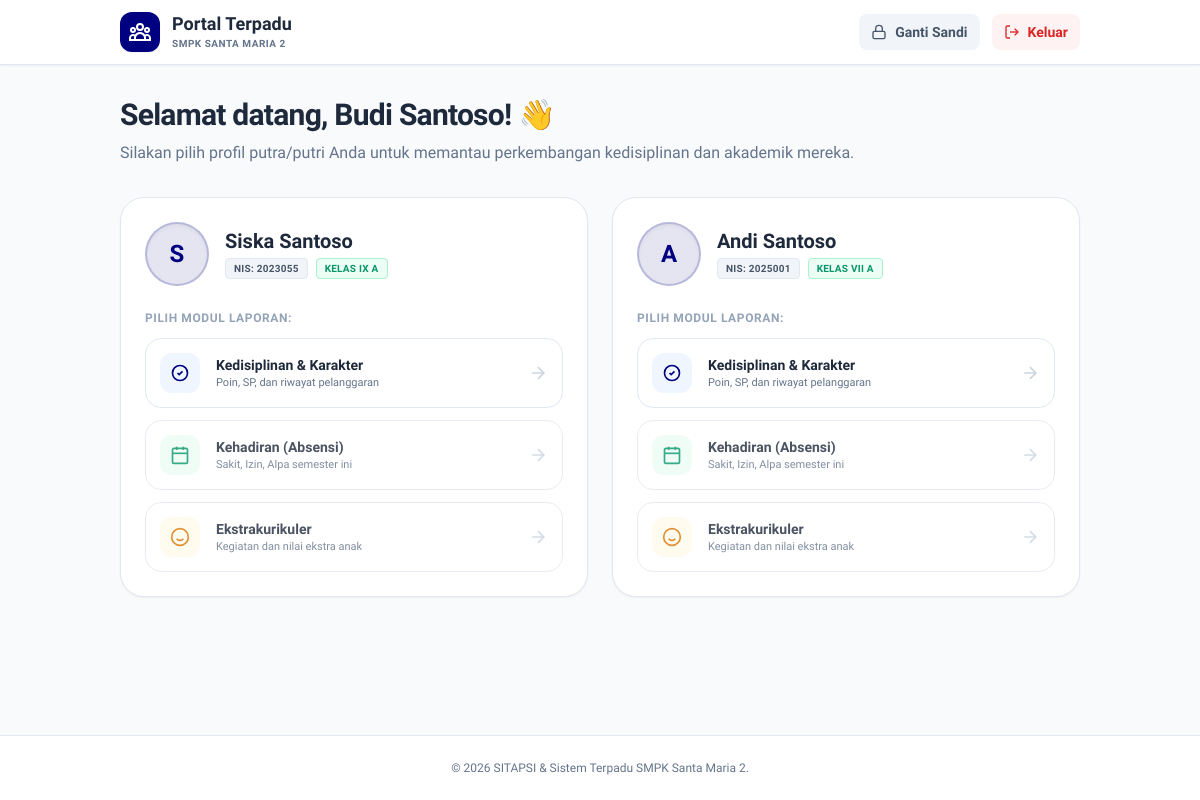
The app's page /views/ortu/dashboard.php (signed in) with its own data.
### tables this page shows
CREATE TABLE tb_siswa (
    no_induk VARCHAR(50) PRIMARY KEY,
    nama_siswa VARCHAR(100) NOT NULL,
    jenis_kelamin ENUM('L', 'P') NOT NULL,
    kota VARCHAR(100),
    tanggal_lahir DATE,
    alamat TEXT,
    nama_ayah VARCHAR(150),
    pekerjaan_ayah VARCHAR(100),
    nama_ibu VARCHAR(150),
    pekerjaan_ibu VARCHAR(100),
    no_hp_ortu VARCHAR(15),  
    id_ortu INT NULL,  
    status_aktif ENUM('Aktif', 'Lulus', 'Keluar', 'Dikeluarkan') DEFAULT 'Aktif'
);

CREATE TABLE tb_kelas (
    id_kelas INT AUTO_INCREMENT PRIMARY KEY,
    nama_kelas VARCHAR(10) NOT NULL,  
    tingkat INT NOT NULL  
);

### config/database.php (called while the page is built, shortened)
<?php
function getDBConnection()
{
    static $pdo = null;
    if ($pdo === null) {
        try {
            $dsn = "mysql:host=" . DB_HOST . ";dbname=" . DB_NAME . ";charset=" . DB_CHARSET;
            $options = [
                PDO::ATTR_ERRMODE => PDO::ERRMODE_EXCEPTION,
                PDO::ATTR_DEFAULT_FETCH_MODE => PDO::FETCH_ASSOC,
                PDO::ATTR_EMULATE_PREPARES => false,
                PDO::MYSQL_ATTR_INIT_COMMAND => "SET NAMES " . DB_CHARSET
            ];
            $pdo = new PDO($dsn, DB_USER, DB_PASS, $options);
        } catch (PDOException $e) {
            error_log("Database Connection Error: " . $e->getMessage());
            die("Koneksi database gagal. Silakan hubungi administrator.");
        }
    }
    return $pdo;
}
function executeQuery($sql, $params = [])
{
    $pdo = getDBConnection();
    $stmt = $pdo->prepare($sql);
    $stmt->execute($params);
    return $stmt;
}
function fetchOne($sql, $params = [])
{
    $stmt = executeQuery($sql, $params);
    return $stmt->fetch();
}
function fetchAll($sql, $params = [])
{
    $stmt = executeQuery($sql, $params);
    return $stmt->fetchAll();
}
?>

### views/ortu/dashboard.php (the view, shortened to what this page needs)
<?php
require_once '../../config/database.php';
$id_ortu = $_SESSION['ortu_id'];
$nama_ortu = $_SESSION['nama_user'];
$tahun_aktif = fetchOne("SELECT id_tahun, nama_tahun, semester_aktif FROM tb_tahun_ajaran WHERE status = 'Aktif' LIMIT 1");
$anak_list = [];
if ($tahun_aktif) {
    $anak_list = fetchAll("
        SELECT
            s.no_induk,
            s.nama_siswa,
            s.jenis_kelamin,
            k.nama_kelas
        FROM tb_siswa s
        LEFT JOIN tb_anggota_kelas a ON s.no_induk = a.no_induk AND a.id_tahun = :id_tahun
        LEFT JOIN tb_kelas k ON a.id_kelas = k.id_kelas
        WHERE s.id_ortu = :id_ortu AND s.status_aktif = 'Aktif'
        ORDER BY s.tanggal_lahir ASC -- Urutkan dari kakak (paling tua) ke adik
    ", [
        'id_tahun' => $tahun_aktif['id_tahun'],
        'id_ortu' => $id_ortu
    ]);
}
?>
<!DOCTYPE html>
<html lang="id">
<head>
    <script src="https://cdn.tailwindcss.com"></script>
</head>
<body class="bg-slate-50 min-h-screen flex flex-col">
    <nav class="bg-white border-b border-slate-200 sticky top-0 z-50 shadow-sm">
        <div class="max-w-5xl mx-auto px-4 sm:px-6 lg:px-8">
            <div class="flex justify-between h-16 items-center">
                <div class="flex items-center space-x-3">
                    <div class="w-10 h-10 bg-[#000080] rounded-xl flex items-center justify-center text-white shadow-sm">
                    </div>
                    <div>
                        <h1 class="text-lg font-extrabold text-slate-800 leading-tight">Portal Terpadu</h1>
                        <p class="text-[10px] font-bold text-slate-500 uppercase tracking-wider hidden sm:block">SMPK Santa Maria 2</p>
                    </div>
                </div>
                <div class="flex items-center space-x-2 sm:space-x-3">
                    <button onclick="openPasswordModal()" class="flex items-center px-3 py-2 text-sm font-bold text-slate-600 bg-slate-100 hover:bg-slate-200 rounded-lg transition-colors">
                        <svg class="w-4 h-4 sm:mr-2" fill="none" stroke="currentColor" viewBox="0 0 24 24" stroke-width="2"><rect x="3" y="11" width="18" height="11" rx="2" ry="2"></rect><path d="M7 11V7a5 5 0 0 1 10 0v4"></path></svg>
                        <span class="hidden sm:inline">Ganti Sandi</span>
                    </button>
                    <a href="../../actions/logout_ortu.php" onclick="return confirm('Yakin ingin keluar dari portal?')" class="flex items-center px-3 py-2 text-sm font-bold text-red-600 bg-red-50 hover:bg-red-100 rounded-lg transition-colors">
                        <svg class="w-4 h-4 sm:mr-2" fill="none" stroke="currentColor" viewBox="0 0 24 24" stroke-width="2"><path d="M9 21H5a2 2 0 0 1-2-2V5a2 2 0 0 1 2-2h4"></path><polyline points="16 17 21 12 16 7"></polyline><line x1="21" y1="12" x2="9" y2="12"></line></svg>
                        <span class="hidden sm:inline">Keluar</span>
                    </a>
                </div>
            </div>
        </div>
    </nav>
    <main class="flex-1 max-w-5xl mx-auto w-full px-4 sm:px-6 lg:px-8 py-8">
        <div class="mb-8">
            <h2 class="text-3xl font-extrabold text-slate-800 tracking-tight">Selamat datang, <?= htmlspecialchars($nama_ortu) ?>! 👋</h2>
            <p class="text-slate-500 font-medium mt-2 text-sm lg:text-base">Silakan pilih profil putra/putri Anda untuk memantau perkembangan kedisiplinan dan akademik mereka.</p>
        </div>
        <?php if (empty($anak_list)): ?>
            <div class="bg-white border border-slate-200 rounded-2xl p-10 text-center shadow-sm">
                <div class="w-20 h-20 bg-slate-100 rounded-full flex items-center justify-center mx-auto mb-4 text-slate-400">
                    <svg class="w-10 h-10" fill="none" stroke="currentColor" viewBox="0 0 24 24"><path stroke-linecap="round" stroke-linejoin="round" stroke-width="2" d="M12 4.354a4 4 0 110 5.292M15 21H3v-1a6 6 0 0112 0v1zm0 0h6v-1a6 6 0 00-9-5.197M13 7a4 4 0 11-8 0 4 4 0 018 0z"></path></svg>
                </div>
                <h3 class="text-lg font-extrabold text-slate-800 mb-2">Belum Ada Data Anak</h3>
                <p class="text-slate-500 text-sm">Akun Anda belum terhubung dengan data siswa mana pun. Silakan hubungi Wali Kelas atau Admin Tata Usaha sekolah untuk menautkan data.</p>
            </div>
        <?php else: ?>
            <div class="grid grid-cols-1 md:grid-cols-2 gap-6">
                <?php foreach ($anak_list as $anak): ?>
                <div class="bg-white border border-slate-200 rounded-3xl p-6 shadow-sm hover:shadow-md transition-shadow relative overflow-hidden group">
                    <div class="absolute top-0 right-0 w-32 h-32 bg-slate-50 rounded-full transform translate-x-10 -translate-y-10 group-hover:scale-150 transition-transform duration-500 ease-out -z-10"></div>
                    <div class="flex items-center space-x-4 mb-6 relative z-10">
                        <div class="w-16 h-16 bg-[#000080]/10 border-2 border-[#000080]/20 rounded-full flex items-center justify-center text-[#000080] font-extrabold text-2xl shadow-inner flex-shrink-0 overflow-hidden">
                            <?= strtoupper(substr($anak['nama_siswa'], 0, 1)) ?>
                        </div>
                        <div>
                            <h3 class="text-xl font-extrabold text-slate-800 leading-tight"><?= htmlspecialchars($anak['nama_siswa']) ?></h3>
                            <div class="flex items-center mt-1 space-x-2">
                                <span class="px-2 py-0.5 bg-slate-100 text-slate-600 rounded text-[10px] font-bold uppercase tracking-wide border border-slate-200">NIS: <?= htmlspecialchars($anak['no_induk']) ?></span>
                                <span class="px-2 py-0.5 <?= $anak['nama_kelas'] ? 'bg-emerald-50 text-emerald-600 border-emerald-200' : 'bg-red-50 text-red-600 border-red-200' ?> rounded text-[10px] font-bold uppercase tracking-wide border">
                                    <?= $anak['nama_kelas'] ? 'Kelas ' . htmlspecialchars($anak['nama_kelas']) : 'Belum Ada Kelas' ?>
                                </span>
                            </div>
                        </div>
                    </div>
                    <div class="space-y-3 relative z-10">
                        <p class="text-xs font-bold text-slate-400 uppercase tracking-wider mb-2">Pilih Modul Laporan:</p>
                        <a href="tatib/detail_anak.php?induk=<?= urlencode($anak['no_induk']) ?>" class="flex items-center p-3.5 bg-white border border-slate-200 hover:border-[#000080] hover:shadow-md rounded-2xl transition-all group/btn">
                            <div class="w-10 h-10 rounded-xl bg-blue-50 text-[#000080] flex items-center justify-center mr-4 group-hover/btn:scale-110 transition-transform">
                                <svg class="w-5 h-5" fill="none" stroke="currentColor" viewBox="0 0 24 24" stroke-width="2"><path d="M9 12l2 2 4-4m6 2a9 9 0 11-18 0 9 9 0 0118 0z"></path></svg>
                            </div>
                            <div class="flex-1">
                                <h4 class="text-sm font-extrabold text-slate-800">Kedisiplinan & Karakter</h4>
                                <p class="text-[11px] font-medium text-slate-500">Poin, SP, dan riwayat pelanggaran</p>
                            </div>
                            <svg class="w-5 h-5 text-slate-300 group-hover/btn:text-[#000080] transform group-hover/btn:translate-x-1 transition-all" fill="none" stroke="currentColor" viewBox="0 0 24 24" stroke-width="2"><path d="M5 12h14M12 5l7 7-7 7"></path></svg>
                        </a>
                        <a href="#" onclick="alert('Fitur Absensi sedang dikembangkan oleh tim.')" class="flex items-center p-3.5 bg-white border border-slate-200 hover:border-emerald-500 hover:shadow-md rounded-2xl transition-all group/btn opacity-80">
                            <div class="w-10 h-10 rounded-xl bg-emerald-50 text-emerald-600 flex items-center justify-center mr-4 group-hover/btn:scale-110 transition-transform">
                                <svg class="w-5 h-5" fill="none" stroke="currentColor" viewBox="0 0 24 24" stroke-width="2"><rect x="3" y="4" width="18" height="18" rx="2" ry="2"></rect><line x1="16" y1="2" x2="16" y2="6"></line><line x1="8" y1="2" x2="8" y2="6"></line><line x1="3" y1="10" x2="21" y2="10"></line></svg>
                            </div>
                            <div class="flex-1">
                                <h4 class="text-sm font-extrabold text-slate-800">Kehadiran (Absensi)</h4>
                                <p class="text-[11px] font-medium text-slate-500">Sakit, Izin, Alpa semester ini</p>
                            </div>
                            <svg class="w-5 h-5 text-slate-300 group-hover/btn:text-emerald-500 transform group-hover/btn:translate-x-1 transition-all" fill="none" stroke="currentColor" viewBox="0 0 24 24" stroke-width="2"><path d="M5 12h14M12 5l7 7-7 7"></path></svg>
                        </a>
                        <a href="#" onclick="alert('Fitur Ekstrakurikuler sedang dikembangkan oleh tim.')" class="flex items-center p-3.5 bg-white border border-slate-200 hover:border-amber-500 hover:shadow-md rounded-2xl transition-all group/btn opacity-80">
                            <div class="w-10 h-10 rounded-xl bg-amber-50 text-amber-600 flex items-center justify-center mr-4 group-hover/btn:scale-110 transition-transform">
                                <svg class="w-5 h-5" fill="none" stroke="currentColor" viewBox="0 0 24 24" stroke-width="2"><circle cx="12" cy="12" r="10"></circle><path d="M8 14s1.5 2 4 2 4-2 4-2"></path><line x1="9" y1="9" x2="9.01" y2="9"></line><line x1="15" y1="9" x2="15.01" y2="9"></line></svg>
                            </div>
                            <div class="flex-1">
                                <h4 class="text-sm font-extrabold text-slate-800">Ekstrakurikuler</h4>
                                <p class="text-[11px] font-medium text-slate-500">Kegiatan dan nilai ekstra anak</p>
                            </div>
                            <svg class="w-5 h-5 text-slate-300 group-hover/btn:text-amber-500 transform group-hover/btn:translate-x-1 transition-all" fill="none" stroke="currentColor" viewBox="0 0 24 24" stroke-width="2"><path d="M5 12h14M12 5l7 7-7 7"></path></svg>
                        </a>
                    </div>
                </div>
                <?php endforeach; ?>
            </div>
        <?php endif; ?>
    </main>
    <footer class="bg-white border-t border-slate-200 py-6 mt-auto">
        <div class="max-w-5xl mx-auto px-4 text-center">
            <p class="text-xs text-slate-500 font-medium">&copy; <?= date('Y') ?> SITAPSI & Sistem Terpadu SMPK Santa Maria 2.</p>
        </div>
    </footer>
</body>
</html>

### views/ortu/dashboard.php (style rules this page uses)
body { font-family: 'Plus Jakarta Sans', sans-serif; }

### records on screen
tb_siswa: nama_siswa "S", nama_siswa "Siska Santoso", no_induk "2023055", tb_kelas.nama_kelas "IX A"
tb_siswa: nama_siswa "A", nama_siswa "Andi Santoso", no_induk "2025001", tb_kelas.nama_kelas "VII A"

### other values on screen
$nama_ortu "Budi Santoso"
